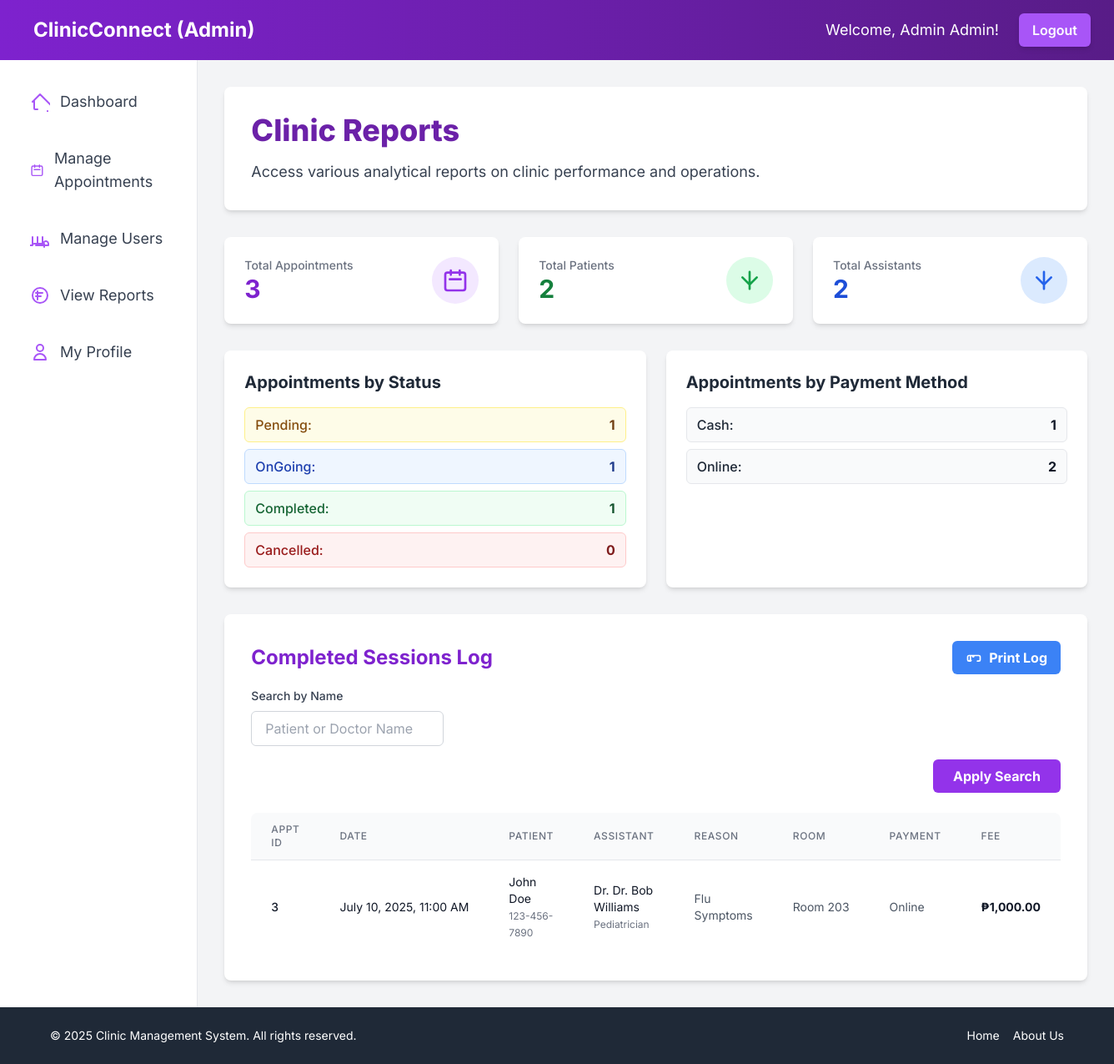
The page /dashboard/admin/reports.php (signed in) on the database its author committed.
### tables this page shows
CREATE TABLE `admintbl` (
  `AdminID` int(11) NOT NULL,
  `FirstName` varchar(100) NOT NULL,
  `LastName` varchar(100) NOT NULL,
  `Email` varchar(255) NOT NULL,
  `Password` varchar(255) NOT NULL,
  `CreatedAt` timestamp NOT NULL DEFAULT current_timestamp()
);

CREATE TABLE `appointmenttbl` (
  `AppointmentID` int(11) NOT NULL,
  `PatientID` int(11) NOT NULL,
  `AssistantID` int(11) NOT NULL,
  `RoomNumber` varchar(50) DEFAULT NULL,
  `AppointmentSchedule` datetime NOT NULL,
  `Status` enum('Pending','Completed','OnGoing','Cancelled') DEFAULT 'Pending',
  `PaymentMethod` enum('Cash','Online') DEFAULT NULL,
  `ReasonForAppointment` text DEFAULT NULL,
  `Prescription` text DEFAULT NULL,
  `Quantity` varchar(50) DEFAULT NULL,
  `CreatedAt` timestamp NOT NULL DEFAULT current_timestamp()
);

CREATE TABLE `patienttbl` (
  `PatientID` int(11) NOT NULL,
  `FirstName` varchar(100) NOT NULL,
  `LastName` varchar(100) NOT NULL,
  `Age` int(3) DEFAULT NULL,
  `Gender` enum('Male','Female','Other') DEFAULT NULL,
  `Address` varchar(255) DEFAULT NULL,
  `ContactNumber` varchar(20) DEFAULT NULL,
  `MedicalHistory` text DEFAULT NULL,
  `Email` varchar(100) NOT NULL,
  `Password` varchar(255) NOT NULL,
  `CreatedAt` timestamp NOT NULL DEFAULT current_timestamp()
);

CREATE TABLE `assistanttbl` (
  `AssistantID` int(11) NOT NULL,
  `FirstName` varchar(100) NOT NULL,
  `LastName` varchar(100) NOT NULL,
  `Specialization` varchar(100) DEFAULT NULL,
  `SessionFee` decimal(10,2) DEFAULT 0.00,
  `Email` varchar(100) NOT NULL,
  `Password` varchar(255) NOT NULL,
  `CreatedAt` timestamp NOT NULL DEFAULT current_timestamp()
);

### dashboard/admin/reports.php (the view, shortened to what the rows shown need)
<?php
include_once '../../includes/header.php';
$completed_sessions = [];
$search_query = htmlspecialchars(trim($_GET['search_query'] ?? ''));
$sort_patient = $_GET['sort_patient'] ?? '';
$sort_doctor = $_GET['sort_doctor'] ?? '';
$sort_room = $_GET['sort_room'] ?? '';
$sort_payment = $_GET['sort_payment'] ?? '';
$sort_fee = $_GET['sort_fee'] ?? '';
$sql_completed_sessions = "
    SELECT
        a.AppointmentID,
        a.AppointmentSchedule,
        a.RoomNumber,
        a.PaymentMethod,
        a.ReasonForAppointment,
        p.FirstName AS PatientFirstName,
        p.LastName AS PatientLastName,
        p.ContactNumber AS PatientContactNumber,
        ast.FirstName AS AssistantFirstName,
        ast.LastName AS AssistantLastName,
        ast.Specialization,
        ast.SessionFee
    FROM
        AppointmentTBL a
    JOIN
        PatientTBL p ON a.PatientID = p.PatientID
    JOIN
        AssistantTBL ast ON a.AssistantID = ast.AssistantID
    WHERE
        a.Status = 'Completed'
";
$order_by_clauses = [];
if (empty($order_by_clauses)) {
    $order_by_clauses[] = "a.AppointmentSchedule DESC";
}
$sql_completed_sessions .= " ORDER BY " . implode(", ", $order_by_clauses);
$stmt = $conn->prepare($sql_completed_sessions);
if ($stmt) {
    $stmt->execute();
    $result = $stmt->get_result();
    while ($row = $result->fetch_assoc()) {
        $completed_sessions[] = $row;
    }
} else {
    error_log("Failed to fetch completed sessions with filters and search: " . $conn->error);
}
?>
<div class="bg-white p-8 rounded-lg shadow-md mb-8">
    <h1 class="text-4xl font-extrabold text-purple-800 mb-4">Clinic Reports</h1>
</div>
<div class="grid grid-cols-1 lg:grid-cols-2 gap-6 mb-8">
    <div class="bg-white p-6 rounded-lg shadow-md">
        <h2 class="text-xl font-bold text-gray-800 mb-4">Appointments by Status</h2>
    </div>
    <div class="bg-white p-6 rounded-lg shadow-md">
        <h2 class="text-xl font-bold text-gray-800 mb-4">Appointments by Payment Method</h2>
    </div>
</div>
<div id="completedSessionsLog" class="bg-white p-8 rounded-lg shadow-md">
    <div class="flex flex-col sm:flex-row justify-between items-start sm:items-center mb-4 space-y-4 sm:space-y-0">
        <h2 class="text-2xl font-bold text-purple-700">Completed Sessions Log</h2>
    </div>
    <?php if (empty($completed_sessions)): ?>
        <div id="completedSessionsData" class="bg-yellow-50 border-l-4 border-yellow-400 text-yellow-800 p-4 rounded-md shadow-sm" role="alert">
            <p class="font-bold">No completed sessions found yet.</p>
            <p>Once appointments are marked 'Completed', they will appear here, or adjust your filters and search query.</p>
        </div>
    <?php else: ?>
        <div id="completedSessionsData">
            <div class="overflow-x-auto hidden sm:block">
                <table class="min-w-full divide-y divide-gray-200">
                    <thead class="bg-gray-50">
                        <tr>
                            <th scope="col" class="px-6 py-3 text-left text-xs font-medium text-gray-500 uppercase tracking-wider rounded-tl-lg">
                                Appt ID
                            </th>
                            <th scope="col" class="px-6 py-3 text-left text-xs font-medium text-gray-500 uppercase tracking-wider">
                                Date
                            </th>
                            <th scope="col" class="px-6 py-3 text-left text-xs font-medium text-gray-500 uppercase tracking-wider">
                                <?php
                                $next_patient_sort = ($sort_patient === 'asc') ? 'desc' : 'asc';
                                $arrow_patient = '';
                                $patient_sort_url = '?search_query=' . urlencode($search_query) . '&sort_patient=' . $next_patient_sort;
                                ?>
                                <a href="<?php echo htmlspecialchars($patient_sort_url); ?>" class="flex items-center hover:text-gray-700">
                                    Patient <?php echo $arrow_patient; ?>
                                </a>
                            </th>
                            <th scope="col" class="px-6 py-3 text-left text-xs font-medium text-gray-500 uppercase tracking-wider">
                                <?php
                                $next_doctor_sort = ($sort_doctor === 'asc') ? 'desc' : 'asc';
                                $arrow_doctor = '';
                                $doctor_sort_url = '?search_query=' . urlencode($search_query) . '&sort_doctor=' . $next_doctor_sort;
                                ?>
                                <a href="<?php echo htmlspecialchars($doctor_sort_url); ?>" class="flex items-center hover:text-gray-700">
                                    Assistant <?php echo $arrow_doctor; ?>
                                </a>
                            </th>
                            <th scope="col" class="px-6 py-3 text-left text-xs font-medium text-gray-500 uppercase tracking-wider">
                                Reason
                            </th>
                            <th scope="col" class="px-6 py-3 text-left text-xs font-medium text-gray-500 uppercase tracking-wider">
                                <?php
                                $next_room_sort = ($sort_room === 'asc') ? 'desc' : 'asc';
                                $arrow_room = '';
                                $room_sort_url = '?search_query=' . urlencode($search_query) . '&sort_room=' . $next_room_sort;
                                ?>
                                <a href="<?php echo htmlspecialchars($room_sort_url); ?>" class="flex items-center hover:text-gray-700">
                                    Room <?php echo $arrow_room; ?>
                                </a>
                            </th>
                            <th scope="col" class="px-6 py-3 text-left text-xs font-medium text-gray-500 uppercase tracking-wider">
                                <?php
                                $next_payment_sort = ($sort_payment === 'asc') ? 'desc' : 'asc';
                                $arrow_payment = '';
                                $payment_sort_url = '?search_query=' . urlencode($search_query) . '&sort_payment=' . $next_payment_sort;
                                ?>
                                <a href="<?php echo htmlspecialchars($payment_sort_url); ?>" class="flex items-center hover:text-gray-700">
                                    Payment <?php echo $arrow_payment; ?>
                                </a>
                            </th>
                            <th scope="col" class="px-6 py-3 text-left text-xs font-medium text-gray-500 uppercase tracking-wider rounded-tr-lg">
                                <?php
                                $next_fee_sort = ($sort_fee === 'asc') ? 'desc' : 'asc';
                                $arrow_fee = '';
                                $fee_sort_url = '?search_query=' . urlencode($search_query) . '&sort_fee=' . $next_fee_sort;
                                ?>
                                <a href="<?php echo htmlspecialchars($fee_sort_url); ?>" class="flex items-center hover:text-gray-700">
                                    Fee <?php echo $arrow_fee; ?>
                                </a>
                            </th>
                        </tr>
                    </thead>
                    <tbody class="bg-white divide-y divide-gray-200">
                        <?php foreach ($completed_sessions as $session): ?>
                            <tr>
                                <td class="px-6 py-4 text-sm font-medium text-gray-900">
                                    <?php echo htmlspecialchars($session['AppointmentID']); ?>
                                </td>
                                <td class="px-6 py-4 whitespace-nowrap text-sm text-gray-900">
                                    <?php echo date('F j, Y, g:i A', strtotime($session['AppointmentSchedule'])); ?>
                                </td>
                                <td class="px-6 py-4 text-sm text-gray-900">
                                    <?php echo htmlspecialchars($session['PatientFirstName'] . ' ' . $session['PatientLastName']); ?>
                                    <br><span class="text-xs text-gray-500"><?php echo htmlspecialchars($session['PatientContactNumber']); ?></span>
                                </td>
                                <td class="px-6 py-4 text-sm text-gray-900">
                                    Dr. <?php echo htmlspecialchars($session['AssistantFirstName'] . ' ' . $session['AssistantLastName']); ?>
                                    <br><span class="text-xs text-gray-500"><?php echo htmlspecialchars($session['Specialization']); ?></span>
                                </td>
                                <td class="px-6 py-4 text-sm text-gray-600 max-w-xs overflow-hidden text-ellipsis">
                                    <?php echo htmlspecialchars($session['ReasonForAppointment'] ?? 'N/A'); ?>
                                </td>
                                <td class="px-6 py-4 whitespace-nowrap text-sm text-gray-600">
                                    <?php echo htmlspecialchars($session['RoomNumber'] ?? 'N/A'); ?>
                                </td>
                                <td class="px-6 py-4 whitespace-nowrap text-sm text-gray-600">
                                    <?php echo htmlspecialchars($session['PaymentMethod']); ?>
                                </td>
                                <td class="px-6 py-4 whitespace-nowrap text-sm font-bold text-gray-900">
                                    ₱<?php echo number_format($session['SessionFee'], 2); ?>
                                </td>
                            </tr>
                        <?php endforeach; ?>
                    </tbody>
                </table>
            </div>
        </div>
    <?php endif; ?>
</div>
<?php
include_once '../../includes/footer.php';
?>

### includes/header.php (shortened to what the rows shown need)
<?php
require_once $_SERVER['DOCUMENT_ROOT'] . '/clinic-management/config/db_connection.php';
$user_id = $_SESSION['user_id'];
$user_role = $_SESSION['user_role'];
$user_name = "User";
$nav_color_from = "";
$nav_color_to = "";
switch ($user_role) {
    case 'admin':
        $stmt = $conn->prepare("SELECT FirstName FROM AdminTBL WHERE AdminID = ?");
        $stmt->bind_param("i", $user_id);
        $stmt->execute();
        $result = $stmt->get_result();
        if ($result->num_rows > 0) {
            $row = $result->fetch_assoc();
            $user_name = $row['FirstName'];
        }
        $nav_color_from = "from-purple-700";
        $nav_color_to = "to-purple-900";
        $btn_color = "bg-purple-500 hover:bg-purple-600";
        $welcome_prefix = "Welcome, Admin ";
        break;
}
?>
<!DOCTYPE html>
<html lang="en">
<head>
    <script src="https://cdn.tailwindcss.com"></script>
</head>
<body class="bg-gray-100 font-inter">
    <div class="flex flex-col min-h-screen">
        <nav class="bg-gradient-to-r <?php echo $nav_color_from; ?> <?php echo $nav_color_to; ?> p-4 shadow-lg">
            <div class="container mx-auto flex justify-between items-center">
                <div class="flex items-center space-x-4 sm:space-x-6">
                    <span class="text-white text-base sm:text-lg hidden sm:inline">
                        <?php echo $welcome_prefix . htmlspecialchars($user_name); ?>!
                    </span>
                    <a href="/clinic-management/actions/logout.php"
                       class="<?php echo $btn_color; ?> text-white font-semibold py-2 px-4 rounded-md shadow-md transition duration-300 ease-in-out">
                        Logout
                    </a>
                </div>
            </div>
        </nav>
        <div class="flex flex-1">
            <main class="flex-1 p-8 bg-gray-100 main-content">

### rows shown on the page
admintbl: FirstName "Admin"
appointmenttbl: AppointmentID "3", AppointmentSchedule "July 10, 2025, 11:00 AM", PatientID.LastName "John Doe", PatientID.ContactNumber "123-456-7890", AssistantID.LastName "Dr. Bob Williams", AssistantID.Specialization "Pediatrician", ReasonForAppointment "Flu Symptoms", RoomNumber "Room 203", PaymentMethod "Online", AssistantID.SessionFee "1,000.00"

### other values the page prints
$user_role "Admin"
$welcome_prefix "Welcome, Admin"
$total_appointments "3"
$total_patients "2"
$total_assistants "2"
$appointments_by_status['Pending'] "1"
$appointments_by_status['OnGoing'] "1"
$appointments_by_status['Completed'] "1"
$appointments_by_status['Cancelled'] "0"
$appointments_by_payment['Cash'] "1"
$appointments_by_payment['Online'] "2"
